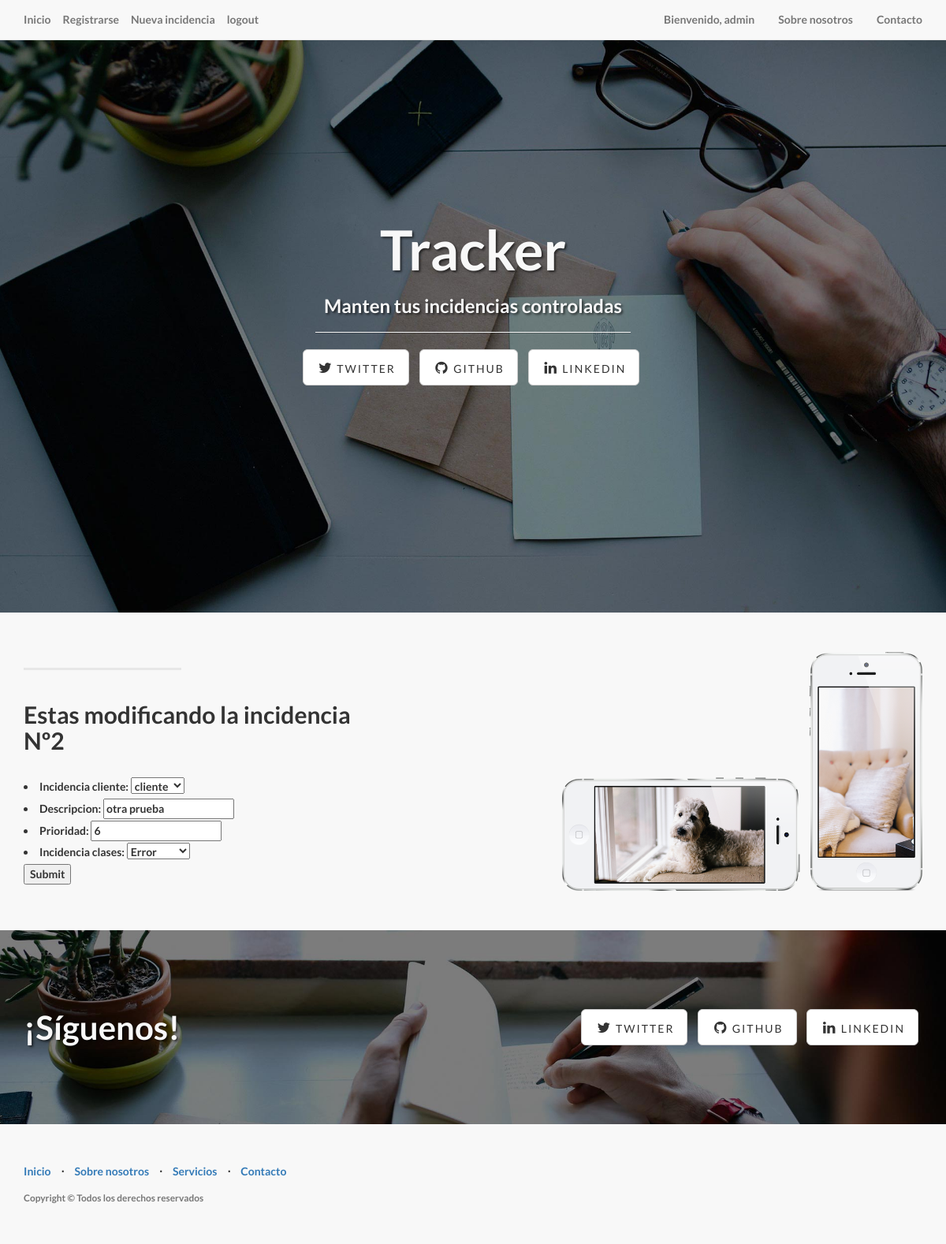
Screenshot of /2/update/ (signed in) with the database file from the repository.
### tracker/models.py (models this page shows, shortened)
class Incidencia(models.Model):
    incidencia_cliente = models.ForeignKey(Cliente)
    incidencia_descripcion = models.CharField('Descripcion', max_length=200)
    incidencia_prioridad = models.IntegerField('Prioridad', default=0)
    incidencia_fecha = models.DateTimeField('Fecha creacion', auto_now_add=True)
    PREGUNTA='Pregunta'
    ERROR='Error'
    AVERIA='Averia'
    incidencia_clase_tipos = ((PREGUNTA, 'Pregunta'), (ERROR, 'Error'), (AVERIA, 'Averia'), )
    incidencia_clases =models.CharField(max_length=10, choices=incidencia_clase_tipos, default=PREGUNTA)
    incidencia_resuelta = models.BooleanField(default=False)
    def was_published_recently(self):
        return self.pub_date >= timezone.now() - datetime.timedelta(days=1)
    was_published_recently.admin_order_field = 'pub_date'
    was_published_recently.boolean = True
    was_published_recently.short_description = 'Published recently?'

### tracker/views.py (the view)
# urls.py: url(r'^(?P<pk>[0-9]+)/update/$', views.IncidenciaUpdate.as_view(), name='update'),
class IncidenciaUpdate(UpdateView):
    model = Incidencia
    fields = ['incidencia_cliente', 'incidencia_descripcion', 'incidencia_prioridad', 'incidencia_clases']
    success_url = ('/')
    @method_decorator(login_required)
    def dispatch(self, *args, **kwargs):
        return super(IncidenciaUpdate, self).dispatch(*args, **kwargs)

### tracker/models.py (called while the page is built)
    def __str__(self):
        return self.cliente_name

### tracker/templates/tracker/incidencia_form.html (shortened to what this page needs)
{% extends 'base.html' %}
{% load staticfiles %}
{% block block1 %}
<div class="content-section-a">
        <div class="container">
            <div class="row">
                <div class="col-lg-5 col-sm-6">
                    <hr class="section-heading-spacer">
                    <div class="clearfix"></div>
                    <h2 class="section-heading" id="info">Estas modificando la incidencia Nº{{incidencia.id}} </h2>
                    <form action="." method="post">
					{{ form.as_ul }}
					<input type="submit" value="Submit" />
					</form>
                </div>
                <div class="col-lg-5 col-lg-offset-2 col-sm-6">
                    <img class="img-responsive" src="img/phones.png" alt="">
                </div>
            </div>
        </div>
    </div>
{% endblock block1 %}

### tracker/templates/base.html (shortened to what this page needs)
<!DOCTYPE html>
{% load staticfiles %}
<html lang="en">
<head>
    <link href="{% static "css/bootstrap.min.css" %}" rel="stylesheet">
    <link href="{% static "css/landing-page.css" %}" rel="stylesheet">
    <link href="{% static "font-awesome/css/font-awesome.min.css" %}" rel="stylesheet" type="text/css">
</head>
<body>
    <nav class="navbar navbar-default navbar-fixed-top topnav" role="navigation">
        <div class="container topnav">
            <div class="navbar-header">
                <a class="navbar-brand topnav" href="/">Inicio</a>
				<a class="navbar-brand topnav" href="/tracker/register">Registrarse</a>
				{% if user.is_authenticated %}
					<a class="navbar-brand topnav" href="/tracker/add">Nueva incidencia</a>
					<a class="navbar-brand topnav" href="/tracker/logout">logout</a>
				{% else %}
					<a class="navbar-brand topnav" href="/tracker/login">login</a>
				{% endif %}
            </div>
            <div class="collapse navbar-collapse" id="bs-example-navbar-collapse-1">
                <ul class="nav navbar-nav navbar-right">
                    {% if user.is_authenticated %}
					<li>
                        <a class="navbar-brand topnav">Bienvenido, {{ user }}</a>
                    </li>
					{% else %}
					<li>
                        <a class="navbar-brand topnav">Bienvenido, por favor inicia sesión</a>
                    </li>
					{% endif %}
                    <li>
						<a href="#about">Sobre nosotros</a>
                    </li>
                    <li>
                        <a href="#contact">Contacto</a>
                    </li>
                </ul>
            </div>
        </div>
    </nav>
    <div class="intro-header">
        <div class="container">
            <div class="row">
                <div class="col-lg-12">
                    <div class="intro-message">
                        <h1>Tracker</h1>
                        <h3>Manten tus incidencias controladas</h3>
                        <hr class="intro-divider">
                        <ul class="list-inline intro-social-buttons">
                            <li>
                                <a href="https://twitter.com/SBootstrap" class="btn btn-default btn-lg"><i class="fa fa-twitter fa-fw"></i> <span class="network-name">Twitter</span></a>
                            </li>
                            <li>
                                <a href="https://github.com/IronSummitMedia/startbootstrap" class="btn btn-default btn-lg"><i class="fa fa-github fa-fw"></i> <span class="network-name">Github</span></a>
                            </li>
                            <li>
                                <a href="#" class="btn btn-default btn-lg"><i class="fa fa-linkedin fa-fw"></i> <span class="network-name">Linkedin</span></a>
                            </li>
                        </ul>
                    </div>
                </div>
            </div>
        </div>
    </div>
	{% block block1 %}{% endblock block1 %}
    <div class="banner">
        <div class="container">
            <div class="row">
                <div class="col-lg-6">
                    <h2>¡Síguenos!</h2>
                </div>
                <div class="col-lg-6">
                    <ul class="list-inline banner-social-buttons">
                        <li>
                            <a href="https://twitter.com/SBootstrap" class="btn btn-default btn-lg"><i class="fa fa-twitter fa-fw"></i> <span class="network-name">Twitter</span></a>
                        </li>
                        <li>
                            <a href="https://github.com/IronSummitMedia/startbootstrap" class="btn btn-default btn-lg"><i class="fa fa-github fa-fw"></i> <span class="network-name">Github</span></a>
                        </li>
                        <li>
                            <a href="#" class="btn btn-default btn-lg"><i class="fa fa-linkedin fa-fw"></i> <span class="network-name">Linkedin</span></a>
                        </li>
                    </ul>
                </div>
            </div>
        </div>
    </div>
    <footer>
        <div class="container">
            <div class="row">
                <div class="col-lg-12">
                    <ul class="list-inline">
                        <li>
                            <a href="/">Inicio</a>
                        </li>
                        <li class="footer-menu-divider">&sdot;</li>
                        <li>
                            <a href="#about">Sobre nosotros</a>
                        </li>
                        <li class="footer-menu-divider">&sdot;</li>
                        <li>
                            <a href="#services">Servicios</a>
                        </li>
                        <li class="footer-menu-divider">&sdot;</li>
                        <li>
                            <a href="#contact">Contacto</a>
                        </li>
                    </ul>
                    <p class="copyright text-muted small">Copyright &copy; Todos los derechos reservados</p>
                </div>
            </div>
        </div>
    </footer>
</body>
</html>

### tracker/static/css/landing-page.css (style rules this page uses)
body, html { width: 100%; height: 100%; }
body, h1, h2, h3, h4, h5, h6 { font-family: "Lato","Helvetica Neue",Helvetica,Arial,sans-serif; font-weight: 700; }
.topnav { font-size: 14px; }
.intro-header { padding-top: 50px; padding-bottom: 50px; text-align: center; color: #f8f8f8; background: url(../img/intro-bg.jpg) no-repeat center center; background-size: cover; }
.intro-message { position: relative; padding-top: 20%; padding-bottom: 20%; }
.intro-message > h1 { margin: 0; text-shadow: 2px 2px 3px rgba(0,0,0,0.6); font-size: 5em; }
.intro-divider { width: 400px; border-top: 1px solid #f8f8f8; border-bottom: 1px solid rgba(0,0,0,0.2); }
.intro-message > h3 { text-shadow: 2px 2px 3px rgba(0,0,0,0.6); }
.network-name { text-transform: uppercase; font-size: 14px; font-weight: 400; letter-spacing: 2px; }
.content-section-a { padding: 50px 0; background-color: #f8f8f8; }
.section-heading { margin-bottom: 30px; }
.section-heading-spacer { float: left; width: 200px; border-top: 3px solid #e7e7e7; }
.banner { padding: 100px 0; color: #f8f8f8; background: url(../img/banner-bg.jpg) no-repeat center center; background-size: cover; }
.banner h2 { margin: 0; text-shadow: 2px 2px 3px rgba(0,0,0,0.6); font-size: 3em; }
.banner ul { margin-bottom: 0; }
.banner-social-buttons { float: right; margin-top: 0; }
footer { padding: 50px 0; background-color: #f8f8f8; }
p.copyright { margin: 15px 0 0; }

### rows the page displays
Incidencia: id "2", incidencia_cliente "cliente", incidencia_descripcion "otra prueba", incidencia_prioridad "6", incidencia_clases "Error"

### other values shown
{{ user }} "admin"
